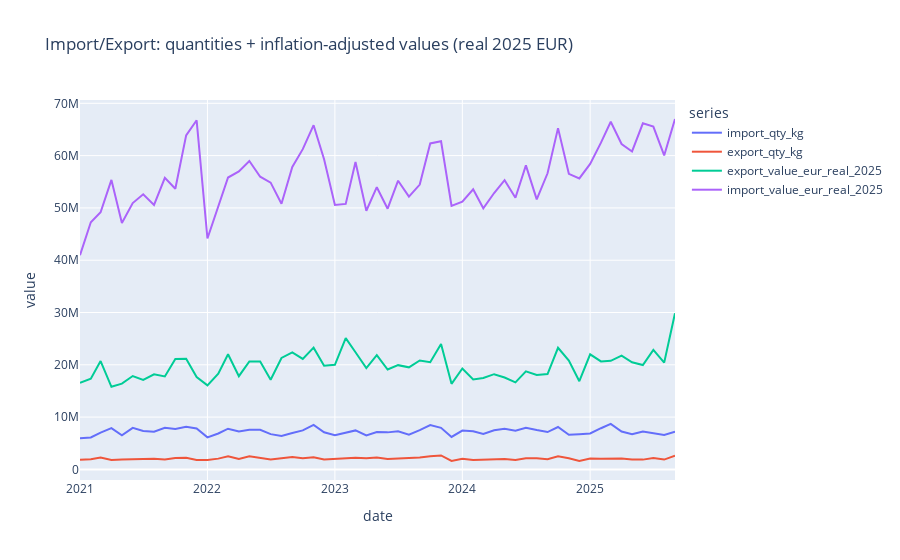
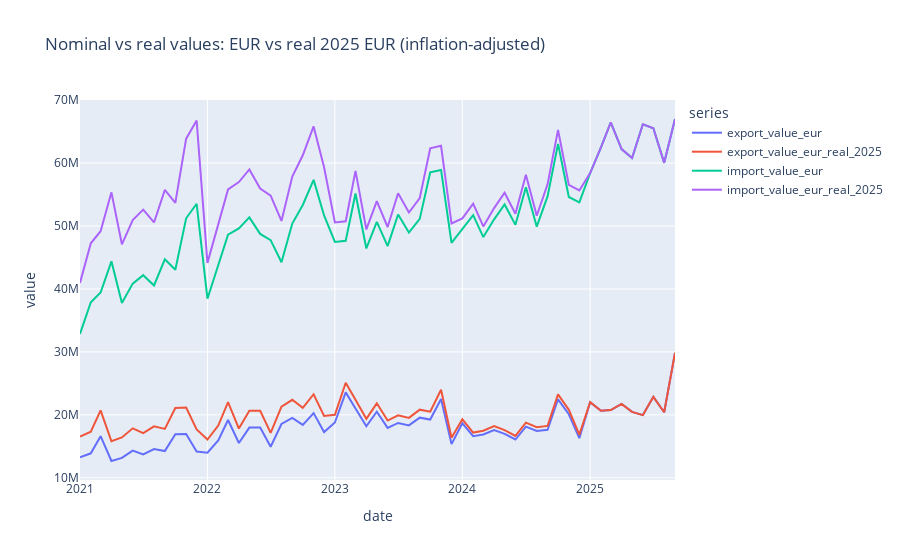

Notebook code cell kept with these figures, in order:
### Markdown cell above
Inflation correction with data from wko. 
https://www.wko.at/statistik/prognose/inflation.pdf

- 2025: 3.5%
- 2024: 2.9%
- 2023: 7.8%
- 2022: 8.6%
- 2021: 2.8%

### Code cell
# Inflation-adjust the EUR value columns (convert to real 2025 EUR) and plot
import polars as pl

inflation = {
    2021: 0.028,
    2022: 0.086,
    2023: 0.078,
    2024: 0.029,
    2025: 0.035,
}

# Build a simple CPI index with 2020 = 1.0 (so 2021 includes 2021 inflation, etc.)
cpi = {}
cpi_prev = 1.0
for year in sorted(inflation):
    cpi_prev *= 1 + inflation[year]
    cpi[year] = cpi_prev

cpi_2025 = cpi[2025]
cpi_df = pl.DataFrame({"year": list(cpi.keys()), "cpi": list(cpi.values())})

df = (
    df.with_columns(pl.col("date").dt.year().alias("year"))
    .join(cpi_df, on="year", how="left")
    .with_columns(
        (pl.col("export_value_eur") * (cpi_2025 / pl.col("cpi"))).alias(
            "export_value_eur_real_2025"
        ),
        (pl.col("import_value_eur") * (cpi_2025 / pl.col("cpi"))).alias(
            "import_value_eur_real_2025"
        ),
    )
    .drop(["year", "cpi"])
)

# 1) Your original four-series view, but with inflation-adjusted EUR values
value_cols_real = [
    "import_qty_kg",
    "export_qty_kg",
    "export_value_eur_real_2025",
    "import_value_eur_real_2025",
]
fig_real = plot_timeseries(
    df,
    value_cols=value_cols_real,
    title="Import/Export: quantities + inflation-adjusted values (real 2025 EUR)",
)

# 2) Comparison: nominal EUR vs real (inflation-adjusted) EUR
value_cols_compare = [
    "export_value_eur",
    "export_value_eur_real_2025",
    "import_value_eur",
    "import_value_eur_real_2025",
]
fig_compare = plot_timeseries(
    df,
    value_cols=value_cols_compare,
    title="Nominal vs real values: EUR vs real 2025 EUR (inflation-adjusted)",
)

df
